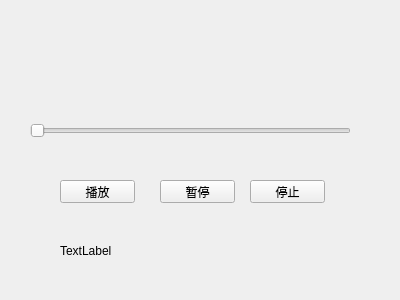
<?xml version="1.0" encoding="UTF-8"?>
<ui version="4.0">
 <class>Widget</class>
 <widget class="QWidget" name="Widget">
  <property name="geometry">
   <rect>
    <x>0</x>
    <y>0</y>
    <width>400</width>
    <height>300</height>
   </rect>
  </property>
  <property name="windowTitle">
   <string>Widget</string>
  </property>
  <widget class="QSlider" name="horizontalSlider">
   <property name="geometry">
    <rect>
     <x>30</x>
     <y>120</y>
     <width>321</width>
     <height>22</height>
    </rect>
   </property>
   <property name="orientation">
    <enum>Qt::Horizontal</enum>
   </property>
  </widget>
  <widget class="QPushButton" name="pushButton_Play">
   <property name="geometry">
    <rect>
     <x>60</x>
     <y>180</y>
     <width>75</width>
     <height>23</height>
    </rect>
   </property>
   <property name="text">
    <string>播放</string>
   </property>
  </widget>
  <widget class="QPushButton" name="pushButton_Pause">
   <property name="geometry">
    <rect>
     <x>160</x>
     <y>180</y>
     <width>75</width>
     <height>23</height>
    </rect>
   </property>
   <property name="text">
    <string>暂停</string>
   </property>
  </widget>
  <widget class="QPushButton" name="pushButton_Stop">
   <property name="geometry">
    <rect>
     <x>250</x>
     <y>180</y>
     <width>75</width>
     <height>23</height>
    </rect>
   </property>
   <property name="text">
    <string>停止</string>
   </property>
  </widget>
  <widget class="QLabel" name="label">
   <property name="geometry">
    <rect>
     <x>60</x>
     <y>220</y>
     <width>241</width>
     <height>61</height>
    </rect>
   </property>
   <property name="text">
    <string>TextLabel</string>
   </property>
  </widget>
 </widget>
 <layoutdefault spacing="6" margin="11"/>
 <resources/>
 <connections/>
</ui>
